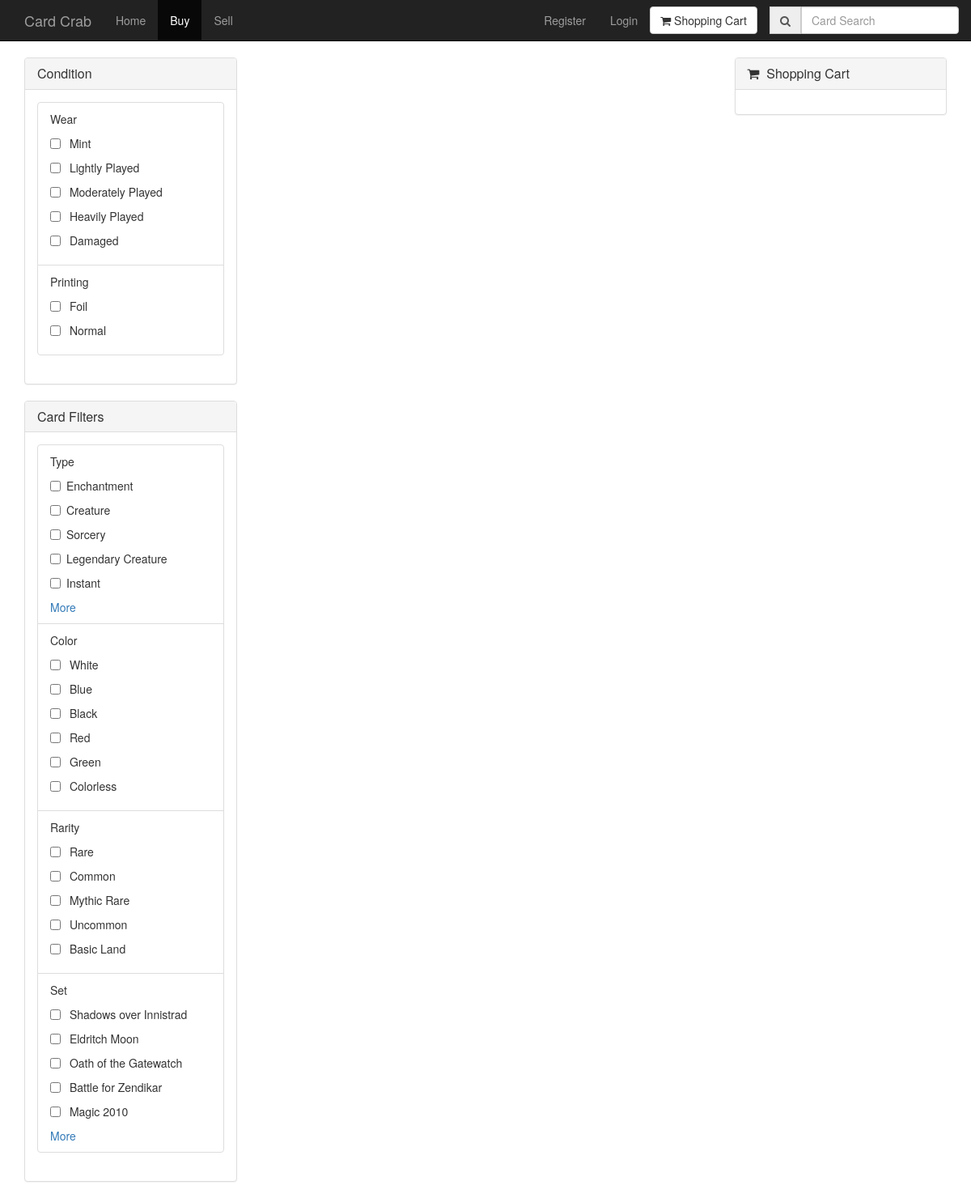
The app's page /search/ with its own data.
### CardCrab/models.py (models this page shows)
class CardPrint(models.Model):
    name = models.TextField()
    def __str__(self):
        return self.name

class CardType(models.Model):
    name = models.TextField()
    def __str__(self):
        return self.name

class CardColor(models.Model):
    name = models.TextField()
    def __str__(self):
        return self.name

class CardRarity(models.Model):
    name = models.TextField()
    def __str__(self):
        return self.name

class CardSet(models.Model):
    name = models.TextField()
    def __str__(self):
        return self.name

### CardCrab/views.py (the view)
# urls.py: url(r'^search/', views.search, name='search'),
def search(request):
    filters = {'wear': Card._meta.get_field('wear').choices, 'print': CardPrint.objects.all(), 'color': CardColor.objects.all(),
               'rarity': CardRarity.objects.all(), 'set': CardSet.objects.all(), 'type': CardType.objects.all()}
    search_text = None
    if request.method == 'POST':
        search_text = request.POST.get('search_text')
    context = {'filters': filters, 'search_text': search_text}
    return render(request, 'search.html', context)

### templates/search.html (shortened to what this page needs)
{% extends 'base.html' %}
{% load staticfiles %}
{% block content %}
        <div class="section">
            <div class="container">
                <div class="row">
                    <div class="col-md-3">
                        <form id="filter_form" name="filter_form" method="post" target="{% url 'search_body' %}">
                        <div class="panel panel-default">
                            <div class="panel-heading" tabindex="0">
                                <h3 class="panel-title" aria-label="Condition card filters">Condition</h3>
                            </div>
                            <div class="panel-body">
                                <ul class="list-group">
                                    <li class="list-group-item" >
                                        Wear
                                        <ul class="media-list">
                                            {% for wear in filters.wear %}
                                            <li>
                                                <div class="checkbox">
                                                    <label>
                                                        <input type="checkbox" name = "wear" value = "{{wear.0}}" aria-label="{{wear.1}} card condition filter">&nbsp;{{ wear.1 }}
                                                    </label>
                                                </div>
                                            </li>
                                            {% endfor %}
                                        </ul>
                                    </li>
                                    <li class="list-group-item">
                                        Printing
                                        <ul class="media-list">
                                            {% for print in filters.print %}
                                            <li>
                                                <div class="checkbox">
                                                    <label>
                                                        <input type="checkbox" name = "printing" value = "{{ print.id }}" aria-label="{{print}} print card filter">&nbsp;{{ print }}
                                                    </label>
                                                </div>
                                            </li>
                                            {% endfor %}
                                        </ul>
                                    </li>
                                </ul>
                            </div>
                        </div>
                        <div class="panel panel-default">
                            <div class="panel-heading">
                                <h3 class="panel-title">Card Filters</h3>
                            </div>
                            <div class="panel-body">
                                <ul class="list-group">
                                    <li class="list-group-item">
                                        Type
                                        <ul class="media-list">
                                            {% for type in filters.type %}
                                            <li>
                                                <div class="checkbox">
                                                    <label>
                                                        <input type="checkbox" name="type" value="{{type.id}}" aria-label="{{type}} type card filter"> {{ type }}
                                                    </label>
                                                </div>
                                            </li>
                                            {% endfor %}
                                            <a onclick="moreLess(this)" style="cursor: pointer;" data-toggle="collapse" data-target="#more_types" tabindex="0">More</a>
                                        </ul>
                                    </li>
                                    <li class="list-group-item">
                                        Color
                                        <ul class="media-list">
                                            {% for color in filters.color %}
                                            <li>
                                                <div class="checkbox">
                                                    <label>
                                                        <input type="checkbox" name="color" value="{{color.id}}" aria-label="{{color}} color card filter">&nbsp;{{ color }}
                                                    </label>
                                                </div>
                                            </li>
                                            {% endfor %}
                                        </ul>
                                    </li>
                                    <li class="list-group-item">
                                        Rarity
                                        <ul class="media-list">
                                           {% for rarity in filters.rarity %}
                                            <li>
                                                <div class="checkbox">
                                                    <label>
                                                        <input type="checkbox" name="rarity" value="{{rarity.id}}" aria-label="{{rarity}} rarity card filter">&nbsp;{{ rarity }}
                                                    </label>
                                                </div>
                                            </li>
                                            {% endfor %}
                                        </ul>
                                    </li>
                                    <li class="list-group-item">
                                        Set
                                        <ul class="media-list">
                                            {% for set in filters.set %}
                                            <li>
                                                <div class="checkbox">
                                                    <label>
                                                        <input type="checkbox" name="set" value="{{set.id}}" aria-label="{{set}} set card filter">&nbsp;{{ set }}
                                                    </label>
                                                </div>
                                            </li>
                                            {% endfor %}
                                            <a onclick="moreLess(this)" style="cursor: pointer;" data-toggle="collapse" data-target="#more_sets" aria-label="more card filters">More</a>
                                        </ul>
                                    </li>
                                </ul>
                            </div>
                        </div>
                        </form>
                    </div>
                    <div id="search_body" class="col-md-6">
                    </div>
                    <div class="col-md-3">
                        <div class="panel panel-default">
                            <div class="panel-heading">
                                <h3 class="panel-title" tabindex="0"><i class="fa fa-shopping-cart"></i>&nbsp;&nbsp;Shopping Cart</h3>
                            </div>
                            <div id="cart_section" class="panel-body">
                            </div>
                        </div>
                    </div>
                </div>
            </div>
        </div>
  {% endblock %}

### templates/base.html (shortened to what this page needs)
<!DOCTYPE html>
{% load staticfiles %}
<html>
    <head>
        <link rel="stylesheet" type="text/css" href="{% static 'css/styles.css' %}"/>
         <link rel="stylesheet" type="text/css" href="{% static 'css/bootstrap.css' %}"/>
        <link href="http://cdnjs.cloudflare.com/ajax/libs/font-awesome/4.3.0/css/font-awesome.min.css" rel="stylesheet"
              type="text/css">
    </head>
    <body>
        <header>
            {% include 'navbar.html' %}
        </header>
        <main>
            {% block content %}
            {% endblock %}
        </main>
    </body>
</html>

### templates/navbar.html (shortened to what this page needs)
{% load staticfiles %}
<div class="navbar navbar-default navbar-inverse navbar-static-top">
            <div class="container">
                <div class="navbar-header">
                    <a class="navbar-brand" href="{% url 'index' %}" aria-label="a home button that says Card Crab">
                        <span>Card Crab</span>
                    </a>
                </div>
                <div class="collapse navbar-collapse" id="navbar-ex-collapse">
                    <ul class="nav navbar-nav navbar-left">
                        <li id = "home_label">
                            <a href="{% url 'index' %}">Home</a>
                        </li>
                        <li id = "cards_label">
                            <a href="{% url 'search' %}">Buy</a>
                        </li>
                        {% if user.is_authenticated %}
                        <li class = "dropdown">
                            <a class = "dropdown-toggle" data-toggle="dropdown" href="#">Sell<span class = "caret"></span></a>
                            <ul class = "dropdown-menu">
                                <li><a href="{% url 'my_store' %}">My Store</a></li>
                                <li><a href="#" onclick="open_sell_card()">Add Card for Sale</a></li>
                            </ul>
                        </li>
                        {% else %}
                        <li id = "cards_label">
                            <a href="{% url 'my_store' %}">Sell</a>
                        </li>
                        {% endif %}
                    </ul>
                    <div class="nav navbar-nav navbar-group navbar-right">
                        <a href = "{% url 'checkout' %}" class="navbar-btn btn btn-default" type="button">
                            <i class="fa fa-shopping-cart" aria-hidden="true"></i>
                            <span>Shopping Cart</span>
                        </a>
                        <div class="navbar-form navbar-right" role="search">
                            <form class="form-group input-group" method = 'post' action="{% url 'search' %}">
                                <span class="input-group-addon">
                                    <i class="fa fa-search" aria-hidden="true"></i>
                                </span>
                                <input type="text" id="search_box" name="search_text" class="form-control input-md" placeholder="Card Search" value="{{ search_text|default:'' }}">
                            </form>
                        </div>
                    </div>
                    <ul class="nav navbar-nav navbar-group navbar-right">
                        {% if user.is_authenticated %}
                        <li>
                            <p class="nav-text">Hello, {{ user.first_name }}</p>
                        </li>
                        <!--
                        <li>
                            <a href="#" onclick="profile()">Profile</a>
                        </li>
                        -->
                        <li>
                            <a href="#" onclick="logout()">Logout</a>
                        </li>
                    {% else %}
                        <li >
                            <a href="#" onclick="open_register()">Register</a>
                        </li>
                        <li>
                            <a href="#" onclick="open_login()">Login</a>
                        </li>
                        {% endif %}
                </ul>
            </div>
        </div>

### records on screen
CardPrint: name "Foil"
CardPrint: name "Normal"
CardType: name "Enchantment"
CardType: name "Creature"
CardType: name "Sorcery"
CardType: name "Legendary Creature"
CardType: name "Instant"
CardColor: name "White"
CardColor: name "Blue"
CardColor: name "Black"
CardColor: name "Red"
CardColor: name "Green"
CardColor: name "Colorless"
CardRarity: name "Rare"
CardRarity: name "Common"
CardRarity: name "Mythic Rare"
CardRarity: name "Uncommon"
CardRarity: name "Basic Land"
CardSet: name "Shadows over Innistrad"
CardSet: name "Eldritch Moon"
CardSet: name "Oath of the Gatewatch"
CardSet: name "Battle for Zendikar"
CardSet: name "Magic 2010"

### other values on screen
{{ wear.1 }} "Mint" "Lightly Played" "Moderately Played" "Heavily Played" "Damaged"
